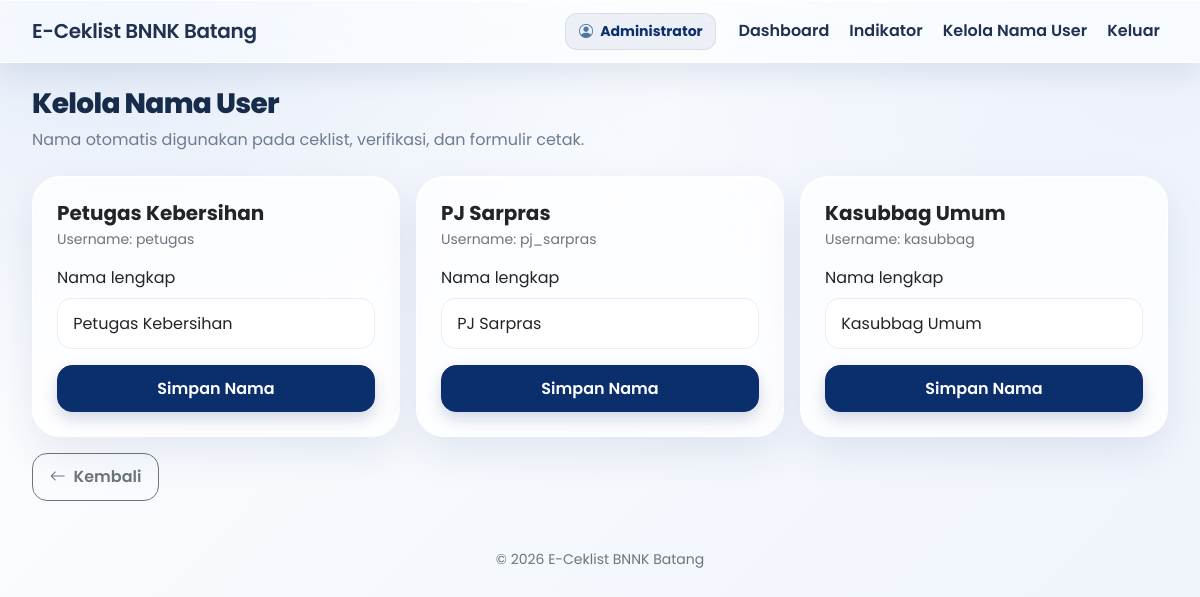
Page /admin/kelola_nama_user.php (signed in) on the earlier database version.
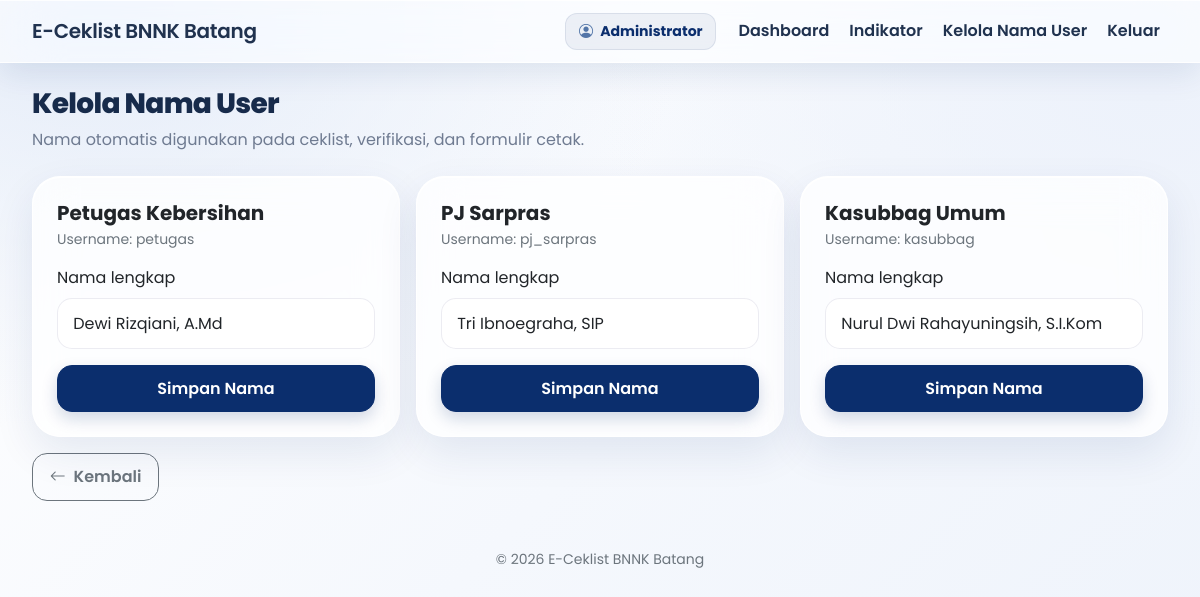
Same page on the later database version.
### tables this page shows
CREATE TABLE users (
 id INT AUTO_INCREMENT PRIMARY KEY,
 nama_lengkap VARCHAR(120) NOT NULL,
 username VARCHAR(50) NOT NULL UNIQUE,
 password VARCHAR(255) NOT NULL,
 role ENUM('petugas','pj_sarpras','kasubbag_umum','admin') NOT NULL
);

### config/koneksi.php (called while the page is built, shortened)
<?php
function e($value): string {
    return htmlspecialchars((string)($value ?? ''), ENT_QUOTES, 'UTF-8');
}
function base_url(string $path = ''): string {
    $script = str_replace('\\', '/', $_SERVER['SCRIPT_NAME'] ?? '/e-ceklist/index.php');
    $root = preg_replace('~/(auth|petugas|verifikator|admin|laporan)/.*$~', '', $script);
    $root = rtrim($root, '/');
    return ($root ?: '') . '/' . ltrim($path, '/');
}
function stmt_rows(mysqli_stmt $stmt): array {
    $result = $stmt->get_result();
    return $result ? $result->fetch_all(MYSQLI_ASSOC) : [];
}

### admin/kelola_nama_user.php (the view, shortened to what this page needs)
<?php
require_once __DIR__.'/../config/koneksi.php';require_role(['admin']);
$roles=['petugas'=>'Petugas Kebersihan','pj_sarpras'=>'PJ Sarpras','kasubbag_umum'=>'Kasubbag Umum'];
$users=[];$s=$conn->prepare("SELECT id,nama_lengkap,username,role FROM users WHERE role IN ('petugas','pj_sarpras','kasubbag_umum') ORDER BY FIELD(role,'petugas','pj_sarpras','kasubbag_umum')");$s->execute();foreach(stmt_rows($s) as $u)$users[$u['role']]=$u;
$page_title='Kelola Nama User';include __DIR__.'/../includes/header.php';
?>
<h1 class="h3 page-heading">Kelola Nama User</h1><p class="muted mb-4">Nama otomatis digunakan pada ceklist, verifikasi, dan formulir cetak.</p>
<div class="row g-3"><?php foreach($roles as $role=>$label):$u=$users[$role]??null; ?><div class="col-12 col-lg-4"><div class="card p-3 p-md-4 h-100"><h2 class="h5 fw-bold mb-1"><?= e($label) ?></h2><div class="small text-secondary mb-3">Username: <?= e($u['username']??'') ?></div><form method="post"><input type="hidden" name="csrf" value="<?= e(csrf_token()) ?>"><input type="hidden" name="role" value="<?= e($role) ?>"><label class="form-label">Nama lengkap</label><input class="form-control mb-3" name="nama_lengkap" maxlength="120" required value="<?= e($u['nama_lengkap']??'') ?>"><button class="btn btn-primary w-100">Simpan Nama</button></form></div></div><?php endforeach; ?></div>
<div class="mt-3"><a class="btn btn-outline-secondary" href="<?= e(base_url('admin/kelola_ruangan.php')) ?>"><i class="bi bi-arrow-left me-1"></i> Kembali</a></div>
<?php include __DIR__.'/../includes/footer.php'; ?>

Differences in the rows shown:
changed users "petugas": nama_lengkap "Petugas Kebersihan" → "Dewi Rizqiani, A.Md"
changed users "pj_sarpras": nama_lengkap "PJ Sarpras" → "Tri Ibnoegraha, SIP"
changed users "kasubbag": nama_lengkap "Kasubbag Umum" → "Nurul Dwi Rahayuningsih, S.I.Kom"
